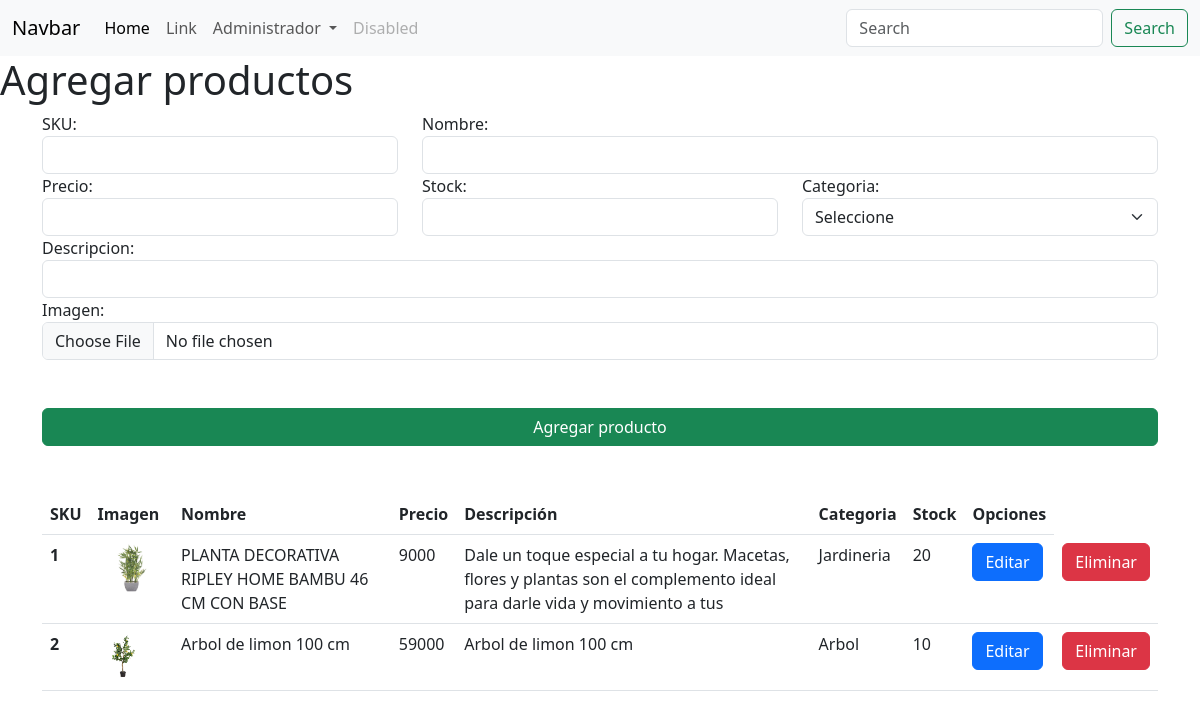
/agregarProducto, run on an earlier commit of the app's database.
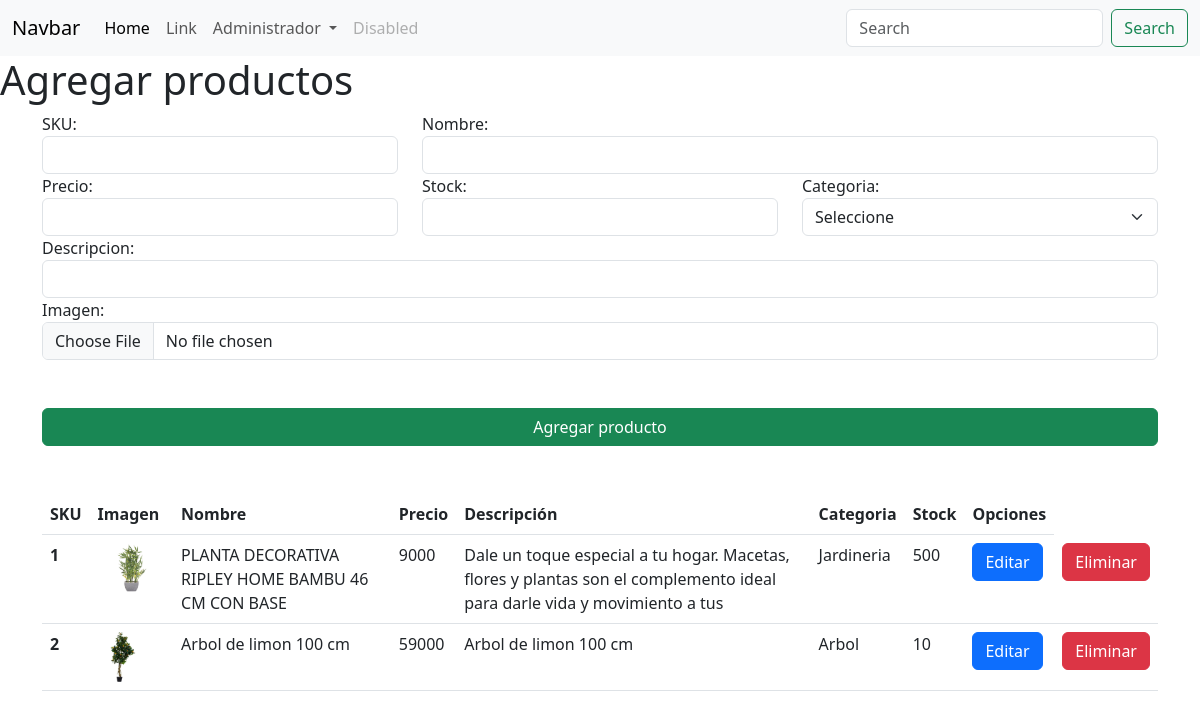
And on a later commit of the database.
### apps/Tienda/models.py (models this page shows, shortened)
class Producto(models.Model):
    sku = models.CharField(primary_key=True,max_length=15)
    nombre = models.CharField(max_length=50)
    precio = models.IntegerField()
    stock = models.IntegerField()
    fecha = models.DateField(auto_now_add=True)
    descripcion = models.CharField(max_length=120)
    imagenUrl = models.ImageField(upload_to="imagenesProducto")
    categoriaId = models.ForeignKey(Categoria, on_delete=models.CASCADE)

class Categoria(models.Model):
    id_categoria = models.IntegerField(primary_key=True)
    nombre_categoria = models.CharField(max_length=22)

### apps/Tienda/views.py (the view)
# urls.py: path('agregarProducto',views.cargarAgregarProducto),
def cargarAgregarProducto(request):
    categorias = Categoria.objects.all()
    productos = Producto.objects.all()
    return render(request,"agregarProductos.html",{"cate":categorias,"prod":productos})

### apps/Tienda/templates/agregarProductos.html (shortened to what this page needs)
{% extends './base.html' %}
{% block body %}
    <h1>Agregar productos</h1>
    <div class="container">
        <form action="/agregarProductoForm" method="POST" enctype="multipart/form-data">{% csrf_token %}
            <div class="row">
                <div class="col-md-4">
                    <label for="txtSku">SKU:</label>
                    <input name="txtSku" id="txtSku" type="text" class="form-control">
                </div>
                <div class="col-md-8">
                    <label for="txtnombre">Nombre:</label>
                    <input name="txtnombre" id="txtnombre" type="text" class="form-control">
                </div>
                <div class="col-md-4">
                    <label for="txtprecio">Precio:</label>
                    <input name="txtprecio" id="txtprecio" type="text" class="form-control">
                </div>
                <div class="col-md-4">
                    <label for="txtStock">Stock:</label>
                    <input name="txtStock" id="txtStock" type="text" class="form-control">
                </div>
                <div class="col-md-4">
                    <label for="cmbCategoria">Categoria:</label>
                    <select id="cmbCategoria" name="cmbCategoria" class="form-select" aria-label="Default select example">
                        <option disabled selected>Seleccione</option>
                      </select>
                </div>
                <div class="col-md-12">
                    <label for="txtDescripcion">Descripcion:</label>
                    <input name="txtDescripcion" id="txtDescripcion" type="text" class="form-control">
                </div>
                <div class="col-md-12">
                    <label for="txtImagen">Imagen:</label>
                    <input name="txtImagen" id="txtImagen" type="file" class="form-control">
                </div>
            </div>
            <button class="btn btn-success mt-5 w-100">Agregar producto</button>
        </form>
    </div>
    <div class="container mt-5">
        <table class="table">
            <thead>
              <tr>
                <th scope="col">SKU</th>
                <th scope="col">Imagen</th>
                <th scope="col">Nombre</th>
                <th scope="col">Precio</th>
                <th scope="col">Descripción</th>
                <th scope="col">Categoria</th>
                <th scope="col">Stock</th>
                <th scope="col">Opciones</th>
              </tr>
            </thead>
            <tbody>
                {% for p in prod %}
              <tr>
                <th scope="row">{{p.sku}}</th>
                <td><img src="{{p.imagenUrl.url}}" alt="" height="50"></td>
                <td>{{p.nombre}}</td>
                <td>{{p.precio}}</td>
                <td>{{p.descripcion}}</td>
                <td>{{p.categoriaId.nombre_categoria}}</td>
                <td>{{p.stock}}</td>
                <td><a href="editarProducto/{{p.sku}}" class="btn btn-primary">Editar</a></td>
                <td><a href="eliminarProducto/{{p.sku}}" class="btn btn-danger">Eliminar</a></td>
              </tr>
                {% endfor %}
            </tbody>
          </table>
    </div>
{% endblock %}

What changed in the data, as far as the page shows it:
changed Producto "PLANTA DECORATIVA RIPLEY HOME BAMBU 46 CM CON BASE": stock "20" → "500"
changed Producto "Arbol de limon 100 cm": imagenUrl: a different picture
